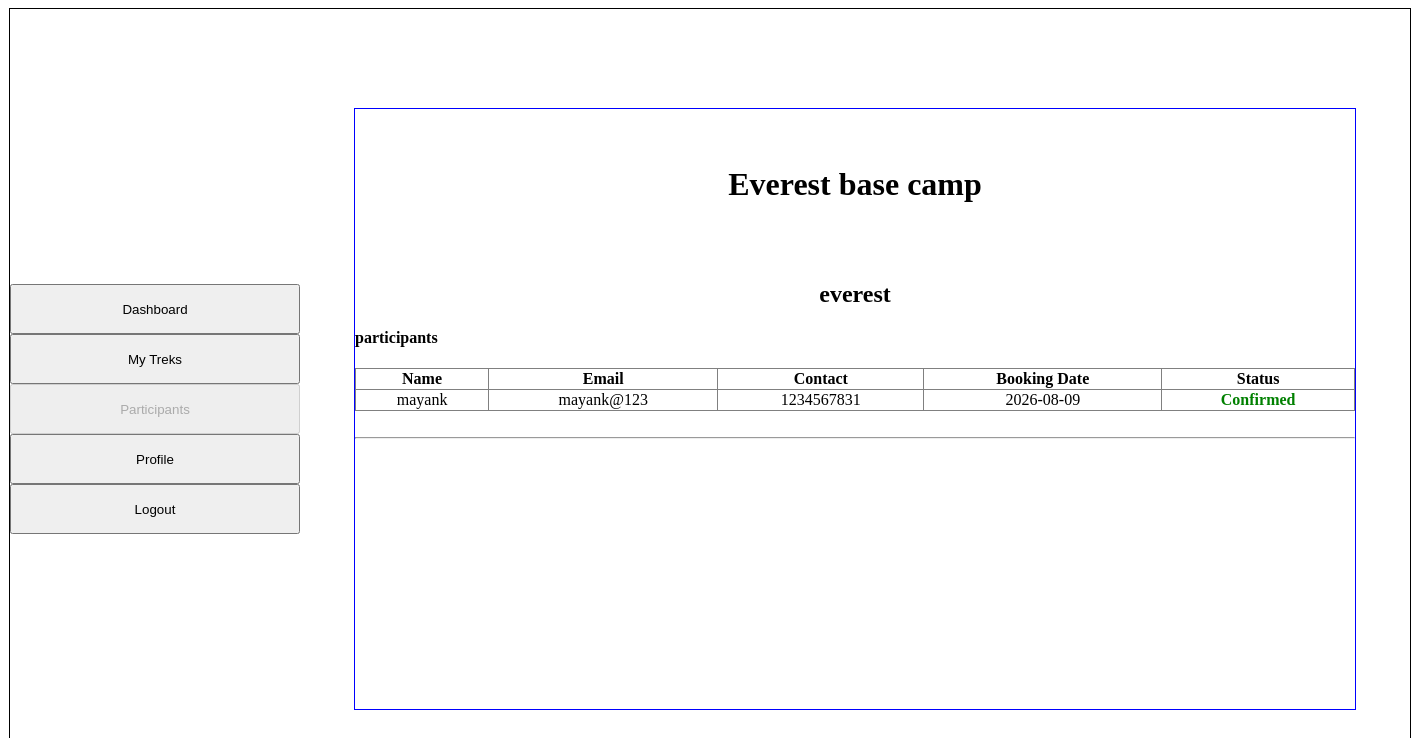
Page /participants (signed in) on the committed database.
### models.py (models this page shows)
class Trek(db.Model):
    __tablename__ = "treks"
    trek_id = db.Column(db.Integer, primary_key=True)
    trek_name = db.Column(db.String(200), nullable=False)
    location = db.Column(db.String(100), nullable=False)
    difficulty = db.Column(db.String(50), nullable=False)
    duration = db.Column(db.String(50), nullable=False)
    start_date = db.Column(db.Date, nullable=False)
    end_date = db.Column(db.Date, nullable=False)
    total_slots = db.Column(db.Integer, nullable=False)
    available_slots = db.Column(db.Integer, nullable=False)
    status = db.Column(db.String(20), nullable=False)
    description = db.Column(db.String(500), nullable=False)
    assigned_staff_id = db.Column(db.Integer, db.ForeignKey("users.user_id"), nullable=True)
    bookings = db.relationship("Booking", cascade="all,delete", backref="trek")

class Booking(db.Model):
    __tablename__ = "bookings"
    booking_id = db.Column(db.Integer, primary_key=True)
    user_id = db.Column(db.Integer, db.ForeignKey("users.user_id"), nullable=False)
    trek_id = db.Column(db.Integer, db.ForeignKey("treks.trek_id"), nullable=False)
    booking_date = db.Column(db.Date, nullable=False)
    status = db.Column(db.String(20), nullable=False)

class User(db.Model):
    __tablename__ = "users"
    user_id = db.Column(db.Integer, primary_key=True)
    full_name = db.Column(db.String(100), nullable=False)
    email = db.Column(db.String(120), unique=True, nullable=False)
    password = db.Column(db.String(200), nullable=False)
    phone = db.Column(db.String(15), nullable=False)
    role = db.Column(db.String(50), nullable=False)
    status = db.Column(db.String(20), nullable=False)
    bookings = db.relationship("Booking", cascade="all,delete", backref="user")

### app.py (the view)
@app.route('/participants')
def staff_participants():
    if session.get('role') != "1":
        return redirect(url_for('login'))
    current_staff_id = session.get('user_id')
    my_treks = db.session.query(Trek).filter(Trek.assigned_staff_id == current_staff_id).all()
    trek_ids = [t.trek_id for t in my_treks]
    if trek_ids:
        participants_data = db.session.query(Booking, User)\
            .join(User, Booking.user_id == User.user_id)\
            .filter(Booking.trek_id.in_(trek_ids)).all()
    else:
        participants_data = []
    return render_template("participants.html", treks=my_treks, participants=participants_data)

### templates/participants.html (shortened to what this page needs)
{% extends "base.html" %}
{% block sidebar %}
<a href="/staff_dashboard"><input type="button" value="Dashboard" style="width: 290px; height: 50px; margin: 0 auto;"></a><br>
<a href="/staff_trek_manage"><input type="button" value="My Treks" style="width: 290px; height: 50px; margin: 0 auto;"></a><br>
<a href="/participants"><input type="button" value="Participants" style="width: 290px; height: 50px; margin: 0 auto;" disabled></a><br>
<a href="/profile_staff"><input type="button" value="Profile" style="width: 290px; height: 50px; margin: 0 auto;"></a><br>
<a href="/logout"><input type="button" value="Logout" style="width: 290px; height: 50px; margin: 0 auto;"></a>
{% endblock %}
{% block content %}
<div style="text-align: center;">
<h1>Everest base camp</h1>
</div>
<div>
<div class="usr-dash" style="text-align: center;">
    {% for trek in treks %}
        <br><br>
        <h2>{{ trek.trek_name }}</h2>
        <h4 style="text-align: left;">participants</h4>
        <table border="1" style="border-collapse: collapse; width: 100%; text-align: center;">
            <tr>
                <th>Name</th>
                <th>Email</th>
                <th>Contact</th>
                <th>Booking Date</th>
                <th>Status</th>
            </tr>
            {% for b, u in participants %}
                {% if b.trek_id == trek.trek_id %}
                <tr>
                    <td>{{ u.full_name }}</td>
                    <td>{{ u.email }}</td>
                    <td>{{ u.phone }}</td>
                    <td>{{ b.booking_date }}</td>
                    <td style="color: green; font-weight: bold;">{{ b.status }}</td>
                </tr>
                {% endif %}
            {% endfor %}
        </table>
        <br><hr>
    {% endfor %}
</div></div>
{% endblock %}

### rows in the picture
Trek: trek_name "everest"
Booking: full_name "mayank", email "mayank@123", phone "1234567831", booking_date "2026-08-09", status "Confirmed"
